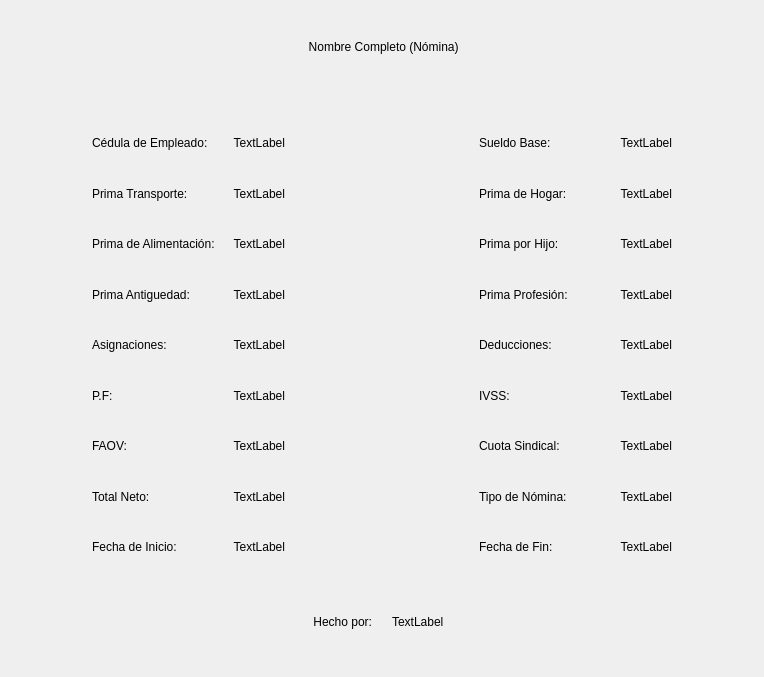
<?xml version="1.0" encoding="UTF-8"?>
<ui version="4.0">
 <class>Form</class>
 <widget class="QWidget" name="Form">
  <property name="geometry">
   <rect>
    <x>0</x>
    <y>0</y>
    <width>764</width>
    <height>677</height>
   </rect>
  </property>
  <property name="windowTitle">
   <string>Form</string>
  </property>
  <property name="styleSheet">
   <string notr="true">
#Form{
}
QPushButton{
border:none;
border-radius:3px;
}
QFrame{
border:none;
}


#editar_btn{
background-color:yellow;
height:40px;
}

#editar_btn:hover{
background-color:#aa4;
height:40px;
}

#eliminar_btn:hover{
background-color:#c66;
height:40px;
}

#eliminar_btn{
background-color:red;
height:40px;
}</string>
  </property>
  <layout class="QHBoxLayout" name="horizontalLayout_15">
   <item>
    <layout class="QVBoxLayout" name="verticalLayout_2" stretch="1,8">
     <item>
      <widget class="QFrame" name="frame_4">
       <property name="frameShape">
        <enum>QFrame::StyledPanel</enum>
       </property>
       <property name="frameShadow">
        <enum>QFrame::Raised</enum>
       </property>
       <layout class="QHBoxLayout" name="horizontalLayout_13">
        <item>
         <widget class="QLabel" name="nombre">
          <property name="text">
           <string> Nombre Completo (Nómina)</string>
          </property>
          <property name="alignment">
           <set>Qt::AlignCenter</set>
          </property>
         </widget>
        </item>
       </layout>
      </widget>
     </item>
     <item>
      <widget class="QFrame" name="frame_5">
       <property name="frameShape">
        <enum>QFrame::StyledPanel</enum>
       </property>
       <property name="frameShadow">
        <enum>QFrame::Raised</enum>
       </property>
       <layout class="QHBoxLayout" name="horizontalLayout_46" stretch="1,8,1">
        <item>
         <spacer name="horizontalSpacer">
          <property name="orientation">
           <enum>Qt::Horizontal</enum>
          </property>
          <property name="sizeHint" stdset="0">
           <size>
            <width>134</width>
            <height>20</height>
           </size>
          </property>
         </spacer>
        </item>
        <item>
         <layout class="QVBoxLayout" name="verticalLayout_9" stretch="9,1">
          <property name="spacing">
           <number>15</number>
          </property>
          <property name="topMargin">
           <number>20</number>
          </property>
          <property name="bottomMargin">
           <number>20</number>
          </property>
          <item>
           <layout class="QHBoxLayout" name="horizontalLayout_24" stretch="3,3,3">
            <property name="spacing">
             <number>0</number>
            </property>
            <item>
             <layout class="QVBoxLayout" name="verticalLayout">
              <item>
               <layout class="QHBoxLayout" name="horizontalLayout_3">
                <item>
                 <widget class="QLabel" name="label_4">
                  <property name="text">
                   <string>Cédula de Empleado:</string>
                  </property>
                 </widget>
                </item>
                <item>
                 <widget class="QLabel" name="trabajo">
                  <property name="text">
                   <string>TextLabel</string>
                  </property>
                  <property name="alignment">
                   <set>Qt::AlignRight|Qt::AlignTrailing|Qt::AlignVCenter</set>
                  </property>
                 </widget>
                </item>
               </layout>
              </item>
              <item>
               <layout class="QHBoxLayout" name="horizontalLayout_2">
                <item>
                 <widget class="QLabel" name="label_3">
                  <property name="text">
                   <string>Prima Transporte:</string>
                  </property>
                 </widget>
                </item>
                <item>
                 <widget class="QLabel" name="academico">
                  <property name="text">
                   <string>TextLabel</string>
                  </property>
                  <property name="alignment">
                   <set>Qt::AlignRight|Qt::AlignTrailing|Qt::AlignVCenter</set>
                  </property>
                 </widget>
                </item>
               </layout>
              </item>
              <item>
               <layout class="QHBoxLayout" name="horizontalLayout_4">
                <item>
                 <widget class="QLabel" name="label_5">
                  <property name="text">
                   <string>Prima de Alimentación:</string>
                  </property>
                 </widget>
                </item>
                <item>
                 <widget class="QLabel" name="porfesion">
                  <property name="text">
                   <string>TextLabel</string>
                  </property>
                  <property name="alignment">
                   <set>Qt::AlignRight|Qt::AlignTrailing|Qt::AlignVCenter</set>
                  </property>
                 </widget>
                </item>
               </layout>
              </item>
              <item>
               <layout class="QHBoxLayout" name="horizontalLayout_5">
                <item>
                 <widget class="QLabel" name="label_6">
                  <property name="text">
                   <string>Prima Antiguedad:</string>
                  </property>
                 </widget>
                </item>
                <item>
                 <widget class="QLabel" name="onapre">
                  <property name="text">
                   <string>TextLabel</string>
                  </property>
                  <property name="alignment">
                   <set>Qt::AlignRight|Qt::AlignTrailing|Qt::AlignVCenter</set>
                  </property>
                 </widget>
                </item>
               </layout>
              </item>
              <item>
               <layout class="QHBoxLayout" name="horizontalLayout_6">
                <item>
                 <widget class="QLabel" name="label_7">
                  <property name="text">
                   <string>Asignaciones:</string>
                  </property>
                 </widget>
                </item>
                <item>
                 <widget class="QLabel" name="inicio">
                  <property name="text">
                   <string>TextLabel</string>
                  </property>
                  <property name="alignment">
                   <set>Qt::AlignRight|Qt::AlignTrailing|Qt::AlignVCenter</set>
                  </property>
                 </widget>
                </item>
               </layout>
              </item>
              <item>
               <layout class="QHBoxLayout" name="horizontalLayout_7">
                <item>
                 <widget class="QLabel" name="label_8">
                  <property name="text">
                   <string>P.F:</string>
                  </property>
                 </widget>
                </item>
                <item>
                 <widget class="QLabel" name="servicio">
                  <property name="text">
                   <string>TextLabel</string>
                  </property>
                  <property name="alignment">
                   <set>Qt::AlignRight|Qt::AlignTrailing|Qt::AlignVCenter</set>
                  </property>
                 </widget>
                </item>
               </layout>
              </item>
              <item>
               <layout class="QHBoxLayout" name="horizontalLayout_8">
                <item>
                 <widget class="QLabel" name="label_9">
                  <property name="text">
                   <string>FAOV:</string>
                  </property>
                 </widget>
                </item>
                <item>
                 <widget class="QLabel" name="ubicacion">
                  <property name="text">
                   <string>TextLabel</string>
                  </property>
                  <property name="alignment">
                   <set>Qt::AlignRight|Qt::AlignTrailing|Qt::AlignVCenter</set>
                  </property>
                 </widget>
                </item>
               </layout>
              </item>
              <item>
               <layout class="QHBoxLayout" name="horizontalLayout_9">
                <item>
                 <widget class="QLabel" name="label_10">
                  <property name="text">
                   <string>Total Neto:</string>
                  </property>
                 </widget>
                </item>
                <item>
                 <widget class="QLabel" name="salario">
                  <property name="text">
                   <string>TextLabel</string>
                  </property>
                  <property name="alignment">
                   <set>Qt::AlignRight|Qt::AlignTrailing|Qt::AlignVCenter</set>
                  </property>
                 </widget>
                </item>
               </layout>
              </item>
              <item>
               <layout class="QHBoxLayout" name="horizontalLayout_10">
                <item>
                 <widget class="QLabel" name="label_11">
                  <property name="text">
                   <string>Fecha de Inicio:</string>
                  </property>
                 </widget>
                </item>
                <item>
                 <widget class="QLabel" name="nomina">
                  <property name="text">
                   <string>TextLabel</string>
                  </property>
                  <property name="alignment">
                   <set>Qt::AlignRight|Qt::AlignTrailing|Qt::AlignVCenter</set>
                  </property>
                 </widget>
                </item>
               </layout>
              </item>
             </layout>
            </item>
            <item>
             <spacer name="horizontalSpacer_3">
              <property name="orientation">
               <enum>Qt::Horizontal</enum>
              </property>
              <property name="sizeHint" stdset="0">
               <size>
                <width>40</width>
                <height>20</height>
               </size>
              </property>
             </spacer>
            </item>
            <item>
             <layout class="QVBoxLayout" name="verticalLayout_3">
              <item>
               <layout class="QHBoxLayout" name="horizontalLayout_14">
                <item>
                 <widget class="QLabel" name="label_13">
                  <property name="text">
                   <string>Sueldo Base:</string>
                  </property>
                 </widget>
                </item>
                <item>
                 <widget class="QLabel" name="trabajo_2">
                  <property name="text">
                   <string>TextLabel</string>
                  </property>
                  <property name="alignment">
                   <set>Qt::AlignRight|Qt::AlignTrailing|Qt::AlignVCenter</set>
                  </property>
                 </widget>
                </item>
               </layout>
              </item>
              <item>
               <layout class="QHBoxLayout" name="horizontalLayout_16">
                <item>
                 <widget class="QLabel" name="label_14">
                  <property name="text">
                   <string>Prima de Hogar:</string>
                  </property>
                 </widget>
                </item>
                <item>
                 <widget class="QLabel" name="academico_2">
                  <property name="text">
                   <string>TextLabel</string>
                  </property>
                  <property name="alignment">
                   <set>Qt::AlignRight|Qt::AlignTrailing|Qt::AlignVCenter</set>
                  </property>
                 </widget>
                </item>
               </layout>
              </item>
              <item>
               <layout class="QHBoxLayout" name="horizontalLayout_17">
                <item>
                 <widget class="QLabel" name="label_15">
                  <property name="text">
                   <string>Prima por Hijo:</string>
                  </property>
                 </widget>
                </item>
                <item>
                 <widget class="QLabel" name="porfesion_2">
                  <property name="text">
                   <string>TextLabel</string>
                  </property>
                  <property name="alignment">
                   <set>Qt::AlignRight|Qt::AlignTrailing|Qt::AlignVCenter</set>
                  </property>
                 </widget>
                </item>
               </layout>
              </item>
              <item>
               <layout class="QHBoxLayout" name="horizontalLayout_18">
                <item>
                 <widget class="QLabel" name="label_16">
                  <property name="text">
                   <string>Prima Profesión:</string>
                  </property>
                 </widget>
                </item>
                <item>
                 <widget class="QLabel" name="onapre_2">
                  <property name="text">
                   <string>TextLabel</string>
                  </property>
                  <property name="alignment">
                   <set>Qt::AlignRight|Qt::AlignTrailing|Qt::AlignVCenter</set>
                  </property>
                 </widget>
                </item>
               </layout>
              </item>
              <item>
               <layout class="QHBoxLayout" name="horizontalLayout_19">
                <item>
                 <widget class="QLabel" name="label_17">
                  <property name="text">
                   <string>Deducciones:</string>
                  </property>
                 </widget>
                </item>
                <item>
                 <widget class="QLabel" name="inicio_2">
                  <property name="text">
                   <string>TextLabel</string>
                  </property>
                  <property name="alignment">
                   <set>Qt::AlignRight|Qt::AlignTrailing|Qt::AlignVCenter</set>
                  </property>
                 </widget>
                </item>
               </layout>
              </item>
              <item>
               <layout class="QHBoxLayout" name="horizontalLayout_20">
                <item>
                 <widget class="QLabel" name="label_18">
                  <property name="text">
                   <string>IVSS:</string>
                  </property>
                 </widget>
                </item>
                <item>
                 <widget class="QLabel" name="servicio_2">
                  <property name="text">
                   <string>TextLabel</string>
                  </property>
                  <property name="alignment">
                   <set>Qt::AlignRight|Qt::AlignTrailing|Qt::AlignVCenter</set>
                  </property>
                 </widget>
                </item>
               </layout>
              </item>
              <item>
               <layout class="QHBoxLayout" name="horizontalLayout_21">
                <item>
                 <widget class="QLabel" name="label_19">
                  <property name="text">
                   <string>Cuota Sindical:</string>
                  </property>
                 </widget>
                </item>
                <item>
                 <widget class="QLabel" name="ubicacion_2">
                  <property name="text">
                   <string>TextLabel</string>
                  </property>
                  <property name="alignment">
                   <set>Qt::AlignRight|Qt::AlignTrailing|Qt::AlignVCenter</set>
                  </property>
                 </widget>
                </item>
               </layout>
              </item>
              <item>
               <layout class="QHBoxLayout" name="horizontalLayout_22">
                <item>
                 <widget class="QLabel" name="label_20">
                  <property name="text">
                   <string>Tipo de Nómina:</string>
                  </property>
                 </widget>
                </item>
                <item>
                 <widget class="QLabel" name="salario_2">
                  <property name="text">
                   <string>TextLabel</string>
                  </property>
                  <property name="alignment">
                   <set>Qt::AlignRight|Qt::AlignTrailing|Qt::AlignVCenter</set>
                  </property>
                 </widget>
                </item>
               </layout>
              </item>
              <item>
               <layout class="QHBoxLayout" name="horizontalLayout_23">
                <item>
                 <widget class="QLabel" name="label_21">
                  <property name="text">
                   <string>Fecha de Fin:</string>
                  </property>
                 </widget>
                </item>
                <item>
                 <widget class="QLabel" name="nomina_2">
                  <property name="text">
                   <string>TextLabel</string>
                  </property>
                  <property name="alignment">
                   <set>Qt::AlignRight|Qt::AlignTrailing|Qt::AlignVCenter</set>
                  </property>
                 </widget>
                </item>
               </layout>
              </item>
             </layout>
            </item>
           </layout>
          </item>
          <item>
           <layout class="QHBoxLayout" name="horizontalLayout_11">
            <property name="spacing">
             <number>20</number>
            </property>
            <property name="topMargin">
             <number>20</number>
            </property>
            <item>
             <widget class="QLabel" name="label_12">
              <property name="text">
               <string>Hecho por:</string>
              </property>
              <property name="alignment">
               <set>Qt::AlignRight|Qt::AlignTrailing|Qt::AlignVCenter</set>
              </property>
             </widget>
            </item>
            <item>
             <widget class="QLabel" name="estatus">
              <property name="text">
               <string>TextLabel</string>
              </property>
              <property name="alignment">
               <set>Qt::AlignLeading|Qt::AlignLeft|Qt::AlignVCenter</set>
              </property>
             </widget>
            </item>
           </layout>
          </item>
         </layout>
        </item>
        <item>
         <spacer name="horizontalSpacer_2">
          <property name="orientation">
           <enum>Qt::Horizontal</enum>
          </property>
          <property name="sizeHint" stdset="0">
           <size>
            <width>40</width>
            <height>20</height>
           </size>
          </property>
         </spacer>
        </item>
       </layout>
      </widget>
     </item>
    </layout>
   </item>
  </layout>
 </widget>
 <resources/>
 <connections/>
</ui>
